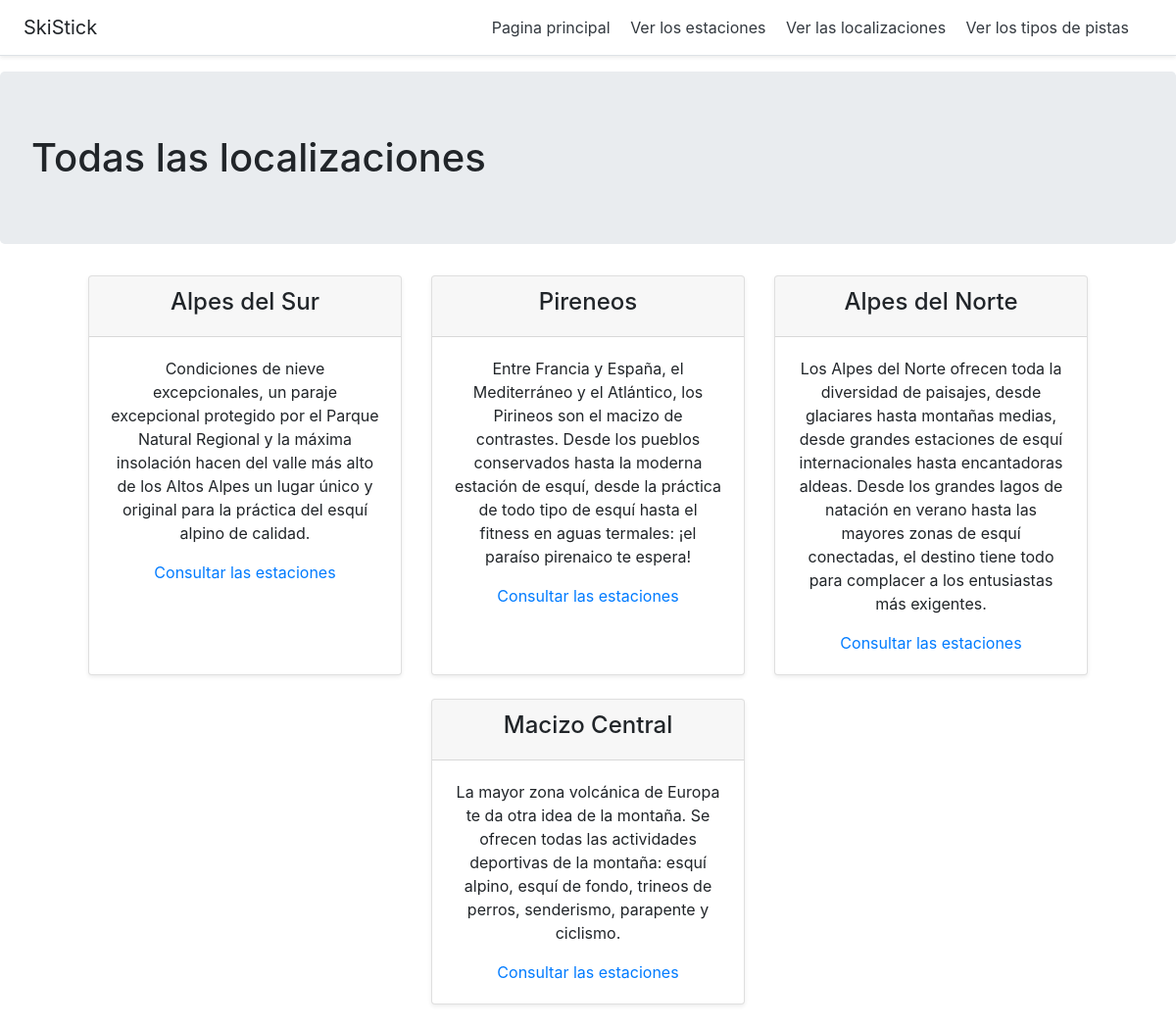
The app's page /main/localizaciones with its own data.
### mainApp/models.py (models this page shows, shortened)
class Localizacion(models.Model):
   mensaje = models.CharField(max_length=255)
   detalles = models.CharField(max_length=255)

### mainApp/views.py (the view)
# urls.py: path('localizaciones', views.localizaciones, name='localizaciones'),
def localizaciones(request):
    localizaciones = Localizacion.objects.all()
    return render(request, 'localizaciones.html', {'localizaciones':localizaciones})

### mainApp/templatetags/mainApp_extras.py (called while the page is built)
@register.filter
def modulo(num, val):
    return num % val

### mainApp/templates/localizaciones.html (shortened to what this page needs)
<!DOCTYPE html>
{% load mainApp_extras %}
<html lang="en">
<head>
	<link rel="stylesheet" href="https://stackpath.bootstrapcdn.com/bootstrap/4.3.1/css/bootstrap.min.css">
</head>
<body>
    {% include "header.html" %}
        <h1 class="jumbotron">Todas las localizaciones</h1>
    <div class="container mt-4 ">
        {% for localizacion in localizaciones %}
                        {% ifequal forloop.counter|modulo:3 1 %}
        <div class="row justify-content-center">
            {% endifequal %}
        <div class="col-4 card-deck text-center">
            <div class="card mb-4 shadow-sm">
                <div class="card-header">
                    <h4>{{ localizacion.mensaje }}</h4>
                </div>
                <div class="card-body">
                    <p>{{ localizacion.detalles }}</p>
                    <a href="{% url 'localizacion' localizacion.id %}">Consultar las estaciones</a>
                </div>
            </div>
        </div>
                    {% ifequal forloop.counter|modulo:3 0 %}
        </div>
        {% endifequal %}
        {% endfor %}
    </div>
</body>
</html>

### records on screen
Localizacion: mensaje "Alpes del Sur", detalles "Condiciones de nieve excepcionales, un paraje excepcional protegido por el Parque Natural Regional y la máxima insolación hacen del valle más alto de los Altos Alpes un lugar único y original para la práctica del esquí alpino de calidad."
Localizacion: mensaje "Pireneos", detalles "Entre Francia y España, el Mediterráneo y el Atlántico, los Pirineos son el macizo de contrastes. Desde los pueblos conservados hasta la moderna estación de esquí, desde la práctica de todo tipo de esquí hasta el fitness en aguas termales: ¡el paraíso pirenaico te espera!"
Localizacion: mensaje "Alpes del Norte", detalles "Los Alpes del Norte ofrecen toda la diversidad de paisajes, desde glaciares hasta montañas medias, desde grandes estaciones de esquí internacionales hasta encantadoras aldeas. Desde los grandes lagos de natación en verano hasta las mayores zonas de esquí conectadas, el destino tiene todo para complacer a los entusiastas más exigentes."
Localizacion: mensaje "Macizo Central", detalles "La mayor zona volcánica de Europa te da otra idea de la montaña. Se ofrecen todas las actividades deportivas de la montaña: esquí alpino, esquí de fondo, trineos de perros, senderismo, parapente y ciclismo."
